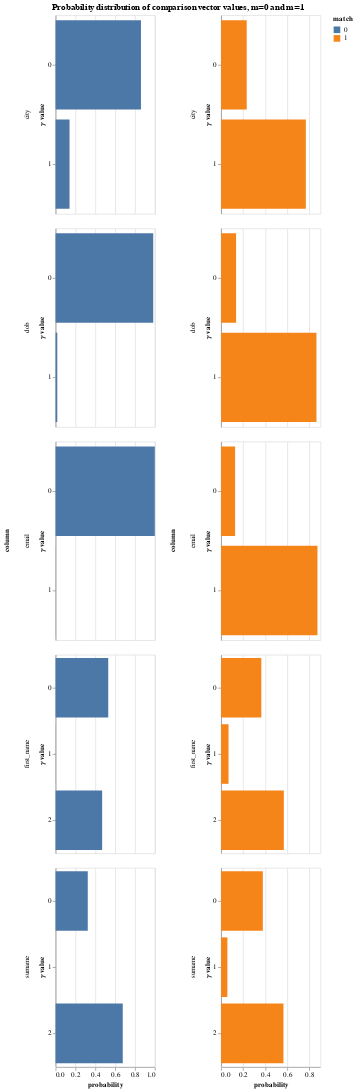

This figure's notebook cell:
### Markdown cell above
The `params` property of the `linker` is an object that contains a lot of diagnostic information about how the match probability was computed.  The following cells demonstrate some of its functionality

### Code cell
params = linker.params
params.probability_distribution_chart()

### Figure 1 — Vega-Lite specification as saved in the notebook (floating-point values rounded to 4 significant figures)
{"$schema": "https://vega.github.io/schema/vega-lite/v3.4.0.json", "config": {"mark": {"tooltip": null}, "title": {"anchor": "middle"}, "view": {"height": 300, "width": 400}}, "data": {"name": "data-3d879fb7ec367c896d3082ae79a8eb75"}, "datasets": {"data-3d879fb7ec367c896d3082ae79a8eb75": [{"column": "first_name", "gamma": "gamma_first_name", "match": 1, "probability": 0.3644, "value": 0, "value_of_gamma": "level_0"}, {"column": "first_name", "gamma": "gamma_first_name", "match": 1, "probability": 0.06735, "value": 1, "value_of_gamma": "level_1"}, {"column": "first_name", "gamma": "gamma_first_name", "match": 1, "probability": 0.5682, "value": 2, "value_of_gamma": "level_2"}, {"column": "first_name", "gamma": "gamma_first_name", "match": 0, "probability": 0.5301, "value": 0, "value_of_gamma": "level_0"}, {"column": "first_name", "gamma": "gamma_first_name", "match": 0, "probability": 0.001141, "value": 1, "value_of_gamma": "level_1"}, {"column": "first_name", "gamma": "gamma_first_name", "match": 0, "probability": 0.4688, "value": 2, "value_of_gamma": "level_2"}, {"column": "surname", "gamma": "gamma_surname", "match": 1, "probability": 0.3782, "value": 0, "value_of_gamma": "level_0"}, {"column": "surname", "gamma": "gamma_surname", "match": 1, "probability": 0.05692, "value": 1, "value_of_gamma": "level_1"}, {"column": "surname", "gamma": "gamma_surname", "match": 1, "probability": 0.5649, "value": 2, "value_of_gamma": "level_2"}, {"column": "surname", "gamma": "gamma_surname", "match": 0, "probability": 0.3238, "value": 0, "value_of_gamma": "level_0"}, {"column": "surname", "gamma": "gamma_surname", "match": 0, "probability": 8.295e-06, "value": 1, "value_of_gamma": "level_1"}, {"column": "surname", "gamma": "gamma_surname", "match": 0, "probability": 0.6762, "value": 2, "value_of_gamma": "level_2"}, {"column": "dob", "gamma": "gamma_dob", "match": 1, "probability": 0.1357, "value": 0, "value_of_gamma": "level_0"}, {"column": "dob", "gamma": "gamma_dob", "match": 1, "probability": 0.8643, "value": 1, "value_of_gamma": "level_1"}, {"column": "dob", "gamma": "gamma_dob", "match": 0, "probability": 0.9832, "value": 0, "value_of_gamma": "level_0"}, {"column": "dob", "gamma": "gamma_dob", "match": 0, "probability": 0.01682, "value": 1, "value_of_gamma": "level_1"}, {"column": "city", "gamma": "gamma_city", "match": 1, "probability": 0.2321, "value": 0, "value_of_gamma": "level_0"}, {"column": "city", "gamma": "gamma_city", "match": 1, "probability": 0.7679, "value": 1, "value_of_gamma": "level_1"}, {"column": "city", "gamma": "gamma_city", "match": 0, "probability": 0.8596, "value": 0, "value_of_gamma": "level_0"}, {"column": "city", "gamma": "gamma_city", "match": 0, "probability": 0.1404, "value": 1, "value_of_gamma": "level_1"}, {"column": "email", "gamma": "gamma_email", "match": 1, "probability": 0.1267, "value": 0, "value_of_gamma": "level_0"}, {"column": "email", "gamma": "gamma_email", "match": 1, "probability": 0.8733, "value": 1, "value_of_gamma": "level_1"}, {"column": "email", "gamma": "gamma_email", "match": 0, "probability": 0.9991, "value": 0, "value_of_gamma": "level_0"}, {"column": "email", "gamma": "gamma_email", "match": 0, "probability": 0.0008646, "value": 1, "value_of_gamma": "level_1"}]}, "hconcat": [{"encoding": {"color": {"field": "match", "type": "nominal"}, "row": {"field": "column", "sort": {"field": "gamma"}, "type": "nominal"}, "tooltip": [{"field": "column", "type": "nominal"}, {"field": "probability", "format": ".4f", "type": "quantitative"}, {"field": "value", "type": "ordinal"}], "x": {"field": "probability", "type": "quantitative"}, "y": {"axis": {"title": "𝛾 value"}, "field": "value", "type": "nominal"}}, "mark": "bar", "resolve": {"scale": {"y": "independent"}}, "transform": [{"filter": "(datum.match === 0)"}], "width": 150}, {"encoding": {"color": {"field": "match", "type": "nominal"}, "row": {"field": "column", "sort": {"field": "gamma"}, "type": "nominal"}, "tooltip": [{"field": "column", "type": "nominal"}, {"field": "probability", "format": ".4f", "type": "quantitative"}, {"field": "value", "type": "ordinal"}], "x": {"field": "probability", "type": "quantitative"}, "y": {"axis": {"title": "𝛾 value"}, "field": "value", "type": "nominal"}}, "mark": "bar", "resolve": {"scale": {"y": "independent"}}, "transform": [{"filter": "(datum.match === 1)"}], "width": 150}], "title": "Probability distribution of comparison vector values, m=0 and m=1"}
